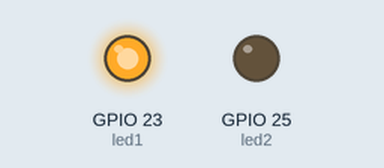
Bench run of a sketch on a simulated ESP32. On the bench: output pins drawn as LEDs (lit = HIGH).

Above: at 1.5 s.
At 4.5 s:
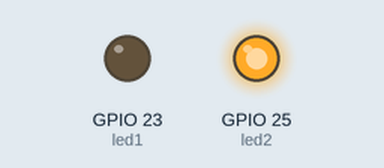
Timing chart, 0 to 7.8 s (numbered marks = the images above):
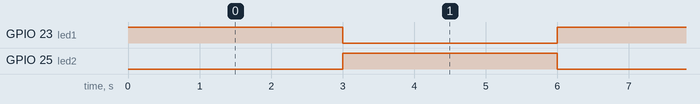

The sketch:

LED_2.ino
```cpp
// GPIO-Pins, an dem die LED's angeschlossen sind
const int led1 = 23;
const int led2 = 25;

void setup() {
  // Pins aus Ausgänge festlegen
  pinMode(led1, OUTPUT);
  pinMode(led2, OUTPUT);
}

void loop() {
  // LED1 an, LED2 aus
  digitalWrite(led1, HIGH);
  digitalWrite(led2, LOW);
  delay(3000); // 3 Sekunde warten

  // LED1 aus, LED2 an
  digitalWrite(led1, LOW);
  digitalWrite(led2, HIGH);
  delay(3000); // 3 Sekunde warten
}
```

Measured:
- by itself, GPIO 23 (led1), GPIO 25 (led2): alternates HIGH for 3.0 s and LOW for 3.0 s
